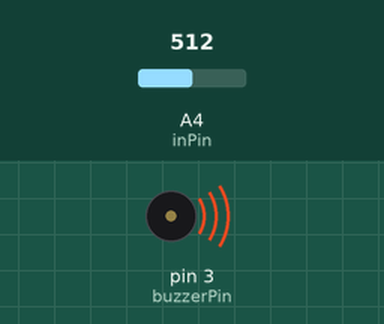
Recording of a sketch running on a simulated Arduino Uno, built with avr-gcc and run on an emulated ATmega328P. Parts: buzzer (waves = sounding). The test bench sets the inputs (shaded band); at power-on: A4 (inPin) = 512. What the sketch prints to the serial monitor is not drawn.

Above: at 0.1 s.
Timing chart, 0 to 1.6 s (numbered marks = the images above):
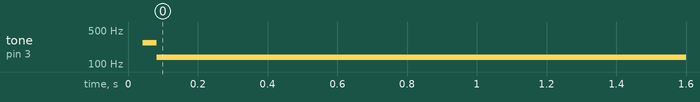

Measured:
- by itself, tone on pin 3 (buzzerPin): silent → 271 Hz at 0.04 s, → 139 Hz 0.04 s later

The sketch:

sketch_feb20c.ino
```cpp
int buzzerPin = 3;
int inPin = A4;
float readValue;
int myDelay_1 = 25;

void setup() {
  Serial.begin(9600);
  pinMode(buzzerPin, OUTPUT);
  pinMode(inPin, INPUT);
}

void loop() {
  readValue = analogRead(inPin);
  int toneValue = ((0.08) * readValue) + 100;
  Serial.println(readValue);

  digitalWrite(buzzerPin, HIGH);
  delayMicroseconds(toneValue);
  digitalWrite(buzzerPin, LOW);
  delayMicroseconds(toneValue);

  delayMicroseconds(myDelay_1);
}
```
